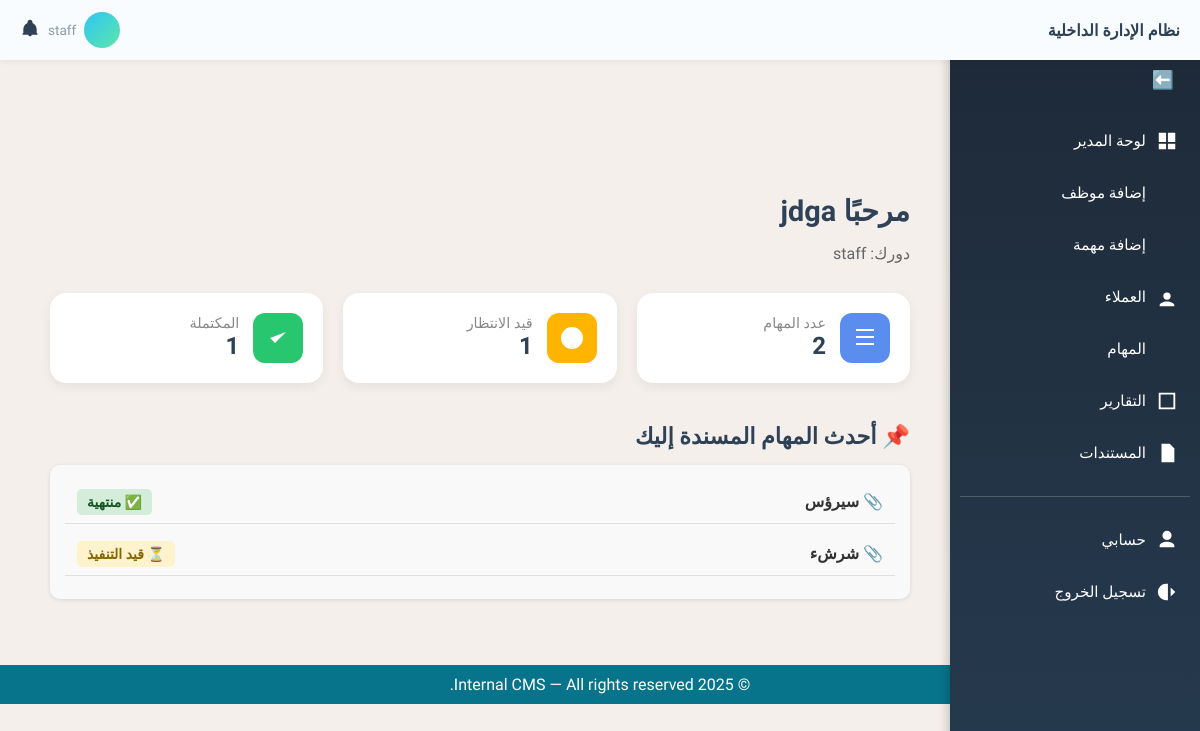
Page / (signed in) on the committed database.
### core/role.py (models this page shows, shortened)
class Role(models.Model):
    name = models.CharField(max_length=50, unique=True)
    description = models.TextField(blank=True)

### tasks/models.py (models this page shows, shortened)
class Task(models.Model):
    STATUS_CHOICES = [
        ('pending', 'قيد التنفيذ'),
        ('completed', 'منتهية'),
        ('overdue', 'متأخرة'),
    ]
    title = models.CharField(max_length=255, verbose_name='عنوان المهمة')
    description = models.TextField(blank=True, verbose_name='الوصف')
    assigned_to = models.ForeignKey(User, on_delete=models.SET_NULL, null=True, blank=True, verbose_name='الموظف المكلّف')
    client = models.ForeignKey(Client, on_delete=models.SET_NULL, null=True, blank=True, verbose_name='العميل')
    status = models.CharField(max_length=20, choices=STATUS_CHOICES, default='pending', verbose_name='الحالة')
    due_date = models.DateField(null=True, blank=True, verbose_name='تاريخ الاستحقاق')
    file_url = models.URLField(max_length=1024, blank=True, null=True, verbose_name='رابط الملف')
    file_path = models.CharField(max_length=512, blank=True, null=True, verbose_name='مسار الملف')
    documents = models.ManyToManyField('content.Document', blank=True, verbose_name='مستندات إضافية')
    created_at = models.DateTimeField(auto_now_add=True, verbose_name='تاريخ الإنشاء')
    class Meta:
        verbose_name = 'مهمة'
        verbose_name_plural = 'المهام'
        ordering = ['-created_at']  # ترتيب المهام الأحدث أولاً

### core/views.py (the view)
# urls.py: path('', views.dashboard_view, name='dashboard'),
@login_required
def dashboard_view(request):
    try:
        profile = request.user.userprofile
        role = getattr(profile.role, 'name', 'viewer')
    except UserProfile.DoesNotExist:
        role = 'viewer'
    context = {
        'role': role,
        'total_clients': 0,
        'total_tasks': 0,
        'total_documents': 0,
        'tasks_pending': 0,
        'tasks_completed': 0,
        'tasks_overdue': 0,
        'latest_tasks': [],
    }
    if role == 'admin':
        context.update({
            'total_clients': Client.objects.count(),
            'total_tasks': Task.objects.count(),
            'total_documents': Document.objects.count(),
            'tasks_pending': Task.objects.filter(status='pending').count(),
            'tasks_completed': Task.objects.filter(status='completed').count(),
            'tasks_overdue': Task.objects.filter(status='overdue').count(),
            'latest_tasks': Task.objects.select_related('assigned_to').order_by('-created_at')[:5],
        })
    elif role == 'staff':
        user = request.user
        assigned_tasks = Task.objects.filter(assigned_to=user)
        context.update({
            'total_tasks': assigned_tasks.count(),
            'tasks_pending': assigned_tasks.filter(status='pending').count(),
            'tasks_completed': assigned_tasks.filter(status='completed').count(),
            'latest_tasks': assigned_tasks.order_by('-created_at')[:3],
        })
    elif role == 'viewer':
        context['total_documents'] = Document.objects.filter(uploaded_by=request.user).count()
    template_map = {
        'admin': 'core/admin_dashboard.html',
        'staff': 'core/staff_dashboard.html',
        'viewer': 'core/viewer_dashboard.html',
    }
    template = template_map.get(role, 'core/admin_dashboard.html')
    return render(request, template, context)

### templates/core/staff_dashboard.html (shortened to what this page needs)
{% extends 'base.html' %}
{% load static %}
{% block content %}
<div class="dashboard">
  <h2 class="dashboard-title">مرحبًا {{ request.user.username }}</h2>
  <p class="dashboard-role">دورك: {{ role }}</p>
  <div class="stats-grid">
    {% if total_tasks %}
      <div class="stat-card">
        <div class="icon-box tasks"><svg viewBox="0 0 24 24"><path d="M3 3h18v2H3V3zm0 7h18v2H3v-2zm0 7h18v2H3v-2z"/></svg></div>
        <div class="stat-info">
          <span class="stat-title">عدد المهام</span>
          <span class="stat-value">{{ total_tasks }}</span>
        </div>
      </div>
      <div class="stat-card">
        <div class="icon-box pending"><svg viewBox="0 0 24 24"><path d="M12 7v5l3 3M12 1a11 11 0 1 0 11 11A11 11 0 0 0 12 1z"/></svg></div>
        <div class="stat-info">
          <span class="stat-title">قيد الانتظار</span>
          <span class="stat-value">{{ tasks_pending }}</span>
        </div>
      </div>
      <div class="stat-card">
        <div class="icon-box completed"><svg viewBox="0 0 24 24"><path d="M20 6L9 17l-5-5"/></svg></div>
        <div class="stat-info">
          <span class="stat-title">المكتملة</span>
          <span class="stat-value">{{ tasks_completed }}</span>
        </div>
      </div>
    {% endif %}
  </div>
  {% if latest_tasks %}
    <h3 class="latest-tasks-title">📌 أحدث المهام المسندة إليك</h3>
    <ul class="task-list">
      {% for task in latest_tasks %}
        <li class="task-item">
          <div class="task-title">
            <a href="{% url 'task_detail' task.id %}">📎 {{ task.title }}</a>
          </div>
          <div class="task-status">
            {% if task.status == 'pending' %}
              <span class="status status-pending">⏳ قيد التنفيذ</span>
            {% elif task.status == 'completed' %}
              <span class="status status-completed">✅ منتهية</span>
            {% elif task.status == 'overdue' %}
              <span class="status status-overdue">⏰ متأخرة</span>
            {% else %}
              <span class="status">❓ غير معروفة</span>
            {% endif %}
          </div>
        </li>
      {% empty %}
        <li>لا توجد مهام حالياً.</li>
      {% endfor %}
    </ul>
  {% endif %}
</div>
{% endblock %}

### templates/header.html (shortened to what this page needs)
<div class="header">
  <div class="logo">
    <span class="logo-text">نظام الإدارة الداخلية</span>
  </div>
  <div class="user-section">
    <div class="user-top-row">
      <span class="avatar-circle">{{ request.user.first_name|first|upper }}</span>
<div class="user-dropdown">
  <div class="user-info">
    <div class="user-role">{{ role }}</div>
  </div>
</div>
            <div class="notification-icon">
        <svg viewBox="0 0 24 24">
          <path d="M12 2C10.3 2 9 3.3 9 5v1.1C6.2 7.2 4.3 9.9 4 13v5l-1 1v1h18v-1l-1-1v-5c-.3-3.1-2.2-5.8-5-6.9V5c0-1.7-1.3-3-3-3zm0 20c1.1 0 2-.9 2-2h-4c0 1.1.9 2 2 2z"/>
        </svg>
      </div>
    </div>
  </div>
</div>

### templates/base.html (style rules this page uses)
html, body { max-width: 100%; overflow-x: hidden; font-family: 'Tajawal', sans-serif; background-color: #F4EFEB; color: #2F4157; margin: 0; padding: 0; padding-top: 60px; }

### templates/core/staff_dashboard.html (style rules this page uses)
.dashboard { padding: 30px; font-family: 'Tajawal', sans-serif; }
.dashboard-title { font-size: 1.8rem; color: #2F4157; margin-bottom: 10px; }
.dashboard-role { font-size: 1rem; color: #666; margin-bottom: 30px; }
.stats-grid { display: grid; grid-template-columns: repeat(auto-fit, minmax(220px, 1fr)); gap: 20px; }
.stat-card { background: #fff; border-radius: 16px; padding: 20px; display: flex; gap: 14px; align-items: center; box-shadow: 0 4px 12px rgba(0,0,0,0.06); transition: transform 0.3s ease; }
.icon-box { width: 50px; height: 50px; border-radius: 12px; display: flex; align-items: center; justify-content: center; }
.icon-box svg { width: 24px; height: 24px; fill: white; }
.icon-box.tasks { background: #5A8DEE; }
.icon-box.pending { background: #FFB400; }
.icon-box.completed { background: #28C76F; }
.stat-info { display: flex; flex-direction: column; }
.stat-title { font-size: 0.9rem; color: #888; }
.stat-value { font-size: 1.5rem; font-weight: bold; color: #2F4157; }
.latest-tasks-title { margin-top: 40px; margin-bottom: 15px; font-size: 1.4rem; color: #2F4157; }
.task-list { background: #f9f9f9; border-radius: 10px; padding: 15px; margin-top: 10px; box-shadow: 0 1px 4px rgba(0,0,0,0.1); list-style: none; }
.task-item { display: flex; justify-content: space-between; align-items: center; padding: 12px; margin-bottom: 8px; border-bottom: 1px solid #e0e0e0; }
.task-title a { font-weight: bold; text-decoration: none; color: #333; transition: color 0.3s; }
.status { font-weight: 600; padding: 5px 10px; border-radius: 5px; font-size: 14px; }
.status-pending { background-color: #fff3cd; color: #856404; }
.status-completed { background-color: #d4edda; color: #155724; }

### templates/header.html (style rules this page uses)
.header { background: #f8fcff; color: #2F4157; height: 60px; padding: 0 20px; font-family: 'Tajawal', sans-serif; display: flex; justify-content: space-between; align-items: center; box-shadow: 0 2px 6px rgba(0,0,0,0.05); direction: rtl; position: fixed; top: 0; left: 0; right: 0; z-index: 1000; }
.logo-text { font-size: 1rem; font-weight: 700; }
.user-section { display: flex; flex-direction: column; align-items: flex-end; gap: 4px; }
.user-top-row { display: flex; align-items: center; gap: 8px; }
.notification-icon svg { width: 20px; height: 20px; fill: #2F4157; cursor: pointer; }
.avatar-circle { display: flex; align-items: center; justify-content: center; width: 36px; height: 36px; border-radius: 50%; background: linear-gradient(135deg, #2EC6F3, #5DE6A9); color: #fff; font-size: 1rem; font-weight: bold; }
.user-info { display: flex; flex-direction: column; align-items: flex-end; text-align: right; }
.user-role { font-size: 0.85rem; margin: 0; margin-top: 0rem; text-align: right; color: #8c9aa9; }
.user-dropdown { position: relative; display: inline-block; }
.user-info { display: flex; flex-direction: column; align-items: flex-end; cursor: pointer; }

### rows in the picture
Role: name "staff"
Task: title "سيرؤس", status "✅ منتهية"
Task: title "شرشء", status "⏳ قيد التنفيذ"

### other values in the picture
{{ request.user.username }} "jdga"
{{ total_tasks }} "2"
{{ tasks_pending }} "1"
{{ tasks_completed }} "1"
